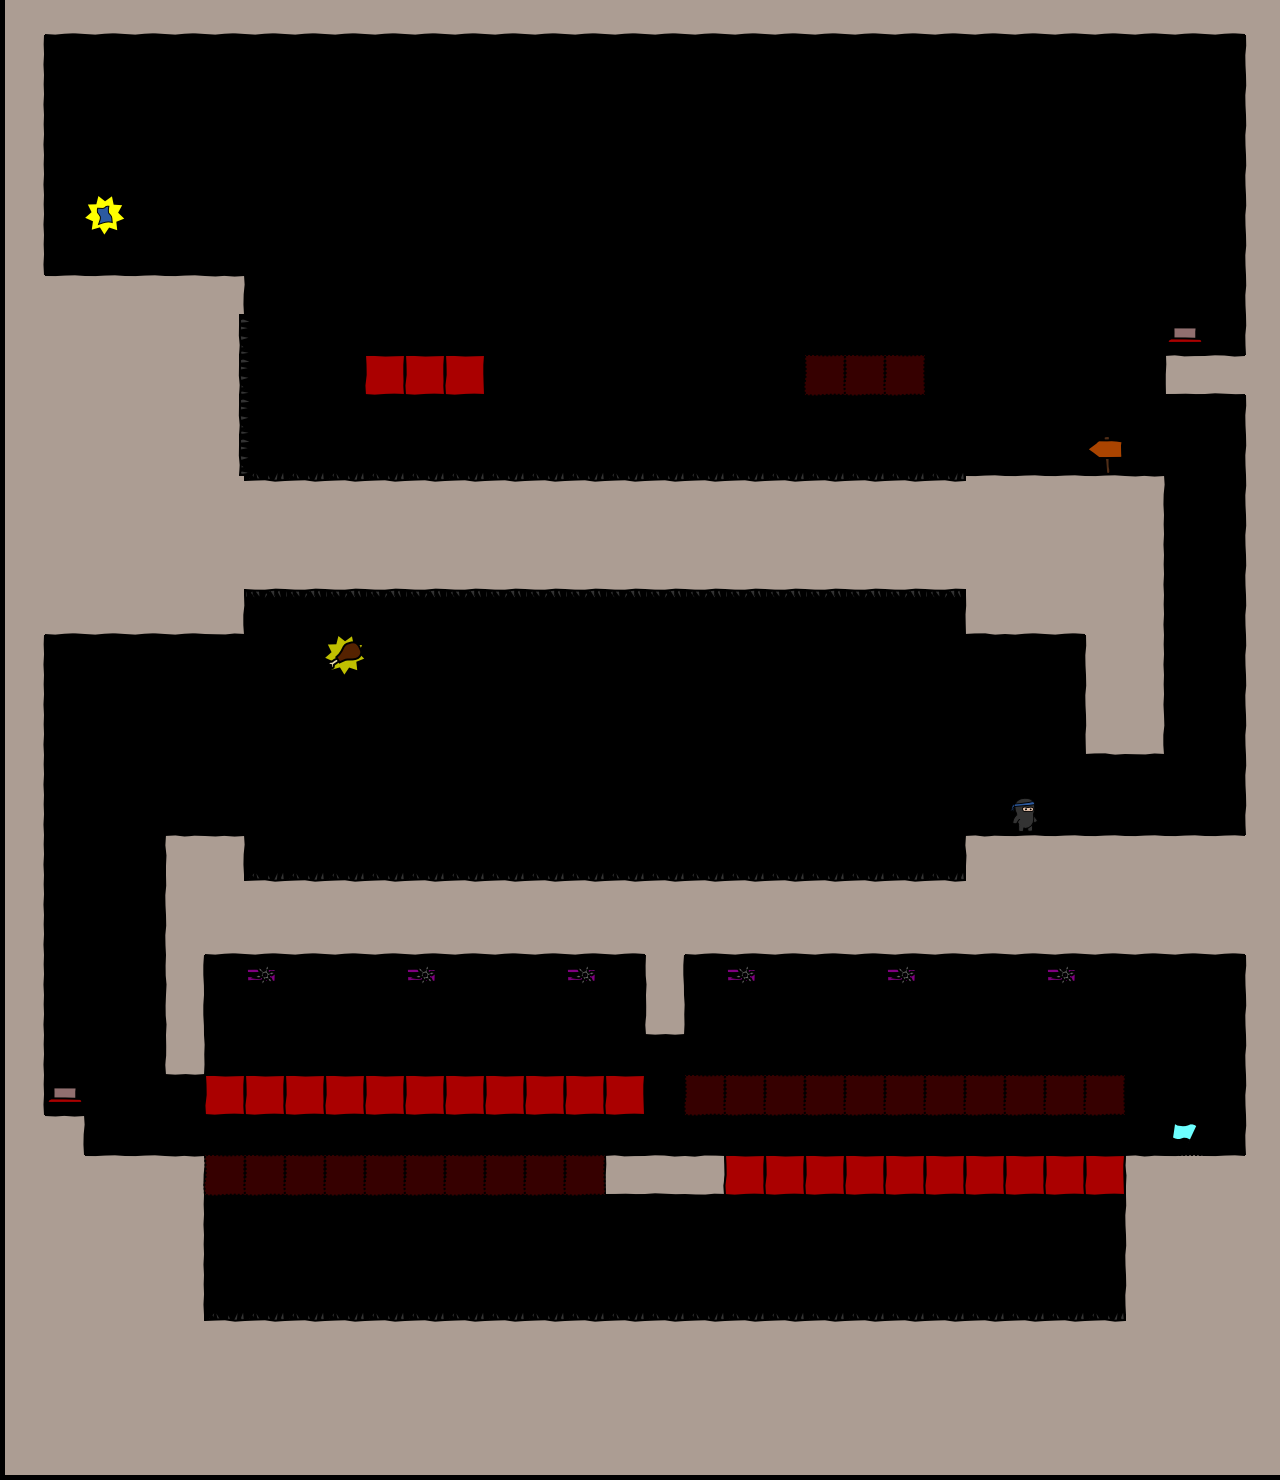

Below is a game level as drawn by its tile map, then a one-line description and the .tmx that defines it (tile-layer data replaced by summaries):
An orthogonal 32x37 tile map with 40x40 px tiles, 4 tile layers (bg, walls, objects, fg), 3 tilesets.

<map version="1.0" orientation="orthogonal" width="32" height="37" tilewidth="40" tileheight="40">
 <tileset firstgid="1" name="world1" tilewidth="50" tileheight="50">
  <image source="world1.png" width="400" height="400" />
 </tileset>
 <tileset firstgid="65" name="objectpalette" tilewidth="50" tileheight="50">
  <image source="objectpalette.png" width="400" height="500" />
 </tileset>
 <tileset firstgid="145" name="background" tilewidth="40" tileheight="40">
  <image source="background1.png" width="320" height="600" />
 </tileset>
 <layer name="bg" width="32" height="37">
  <data>[1184 cells, 0 non-empty, 0 distinct tile ids]</data>
 </layer>
 <layer name="walls" width="32" height="37">
  <data>[1184 cells, 371 non-empty, 15 distinct tile ids]</data>
 </layer>
 <layer name="objects" width="32" height="37">
  <data>[1184 cells, 141 non-empty, 11 distinct tile ids]</data>
 </layer>
 <layer name="fg" width="32" height="37">
  <data>[1184 cells, 0 non-empty, 0 distinct tile ids]</data>
 </layer>
</map>
